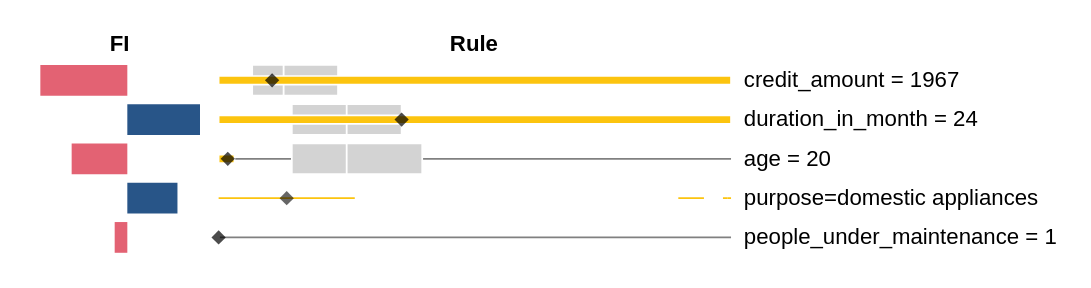

Source (notebook cell):
### Code cell
rules_only = plot_rules(df_v, only_rules=True)
rules_only

### Figure 1 — Vega-Lite specification as saved in the notebook (floating-point values rounded to 4 significant figures)
{"config": {"view": {"continuousWidth": 400, "continuousHeight": 300, "stroke": "lightgray", "strokeWidth": 0}, "axis": {"grid": false}, "axisX": {"disable": true}, "axisY": {"domain": false, "ticks": false}, "concat": {"spacing": 3}, "padding": 20, "title": {"anchor": "middle", "fontWeight": "bold"}}, "hconcat": [{"vconcat": [{"data": {"name": "data-1c740ab2e40cf15eb4677d820a5fadc8"}, "mark": "bar", "encoding": {"color": {"condition": {"value": "#285588", "test": "datum.feature_importance > 0"}, "value": "#E36273"}, "tooltip": [{"field": "name"}, {"field": "feature_importance"}], "x": {"field": "feature_importance", "title": null, "type": "quantitative"}, "y": {"axis": null, "field": "name", "title": null, "type": "nominal"}}, "height": 20, "width": 100}, {"data": {"name": "data-0950184bba26bbf76c2f9f4122c2796f"}, "mark": "bar", "encoding": {"color": {"condition": {"value": "#285588", "test": "datum.feature_importance > 0"}, "value": "#E36273"}, "tooltip": [{"field": "name"}, {"field": "feature_importance"}], "x": {"field": "feature_importance", "title": null, "type": "quantitative"}, "y": {"axis": null, "field": "name", "title": null, "type": "nominal"}}, "height": 20, "width": 100}, {"data": {"name": "data-82c840c4623d39f99fc83b4b2844659a"}, "mark": "bar", "encoding": {"color": {"condition": {"value": "#285588", "test": "datum.feature_importance > 0"}, "value": "#E36273"}, "tooltip": [{"field": "name"}, {"field": "feature_importance"}], "x": {"field": "feature_importance", "title": null, "type": "quantitative"}, "y": {"axis": null, "field": "name", "title": null, "type": "nominal"}}, "height": 20, "width": 100}, {"data": {"name": "data-d14e739a3c774ec10ae1228a213c0d3d"}, "mark": "bar", "encoding": {"color": {"condition": {"value": "#285588", "test": "datum.feature_importance > 0"}, "value": "#E36273"}, "tooltip": [{"field": "name"}, {"field": "feature_importance"}], "x": {"field": "feature_importance", "title": null, "type": "quantitative"}, "y": {"axis": null, "field": "name", "title": null, "type": "nominal"}}, "height": 20, "width": 100}, {"data": {"name": "data-e24a9eac64366954abfed077e27a545b"}, "mark": "bar", "encoding": {"color": {"condition": {"value": "#285588", "test": "datum.feature_importance > 0"}, "value": "#E36273"}, "tooltip": [{"field": "name"}, {"field": "feature_importance"}], "x": {"field": "feature_importance", "title": null, "type": "quantitative"}, "y": {"axis": null, "field": "name", "title": null, "type": "nominal"}}, "height": 20, "width": 100}], "resolve": {"scale": {"x": "shared"}}, "title": "FI"}, {"vconcat": [{"layer": [{"mark": {"type": "bar", "color": "grey", "size": 1}, "encoding": {"x": {"field": "min", "scale": {"clamp": true, "domain": [338.0, 15940.0], "nice": false}, "title": null, "type": "quantitative"}, "x2": {"field": "max"}, "y": {"axis": {"labels": false, "ticks": false}, "field": "name", "title": null, "type": "nominal"}}}, {"mark": {"type": "bar", "color": "lightgrey", "size": 18, "stroke": "white"}, "encoding": {"x": {"field": "q1", "scale": {"clamp": true, "domain": [338.0, 15940.0], "nice": false}, "title": null, "type": "quantitative"}, "x2": {"field": "median"}}}, {"mark": {"type": "bar", "color": "lightgrey", "size": 18, "stroke": "white"}, "encoding": {"x": {"field": "median", "scale": {"clamp": true, "domain": [338.0, 15940.0], "nice": false}, "title": null, "type": "quantitative"}, "x2": {"field": "q3"}}}, {"mark": {"type": "bar", "color": "#fcc40f", "size": 5, "stroke": "white"}, "encoding": {"x": {"field": "thr", "title": null, "type": "quantitative"}, "x2": {"field": "thr2"}, "y": {"field": "name", "title": null, "type": "nominal"}}}, {"mark": {"type": "point", "color": "black", "filled": true, "shape": "diamond", "size": 70}, "encoding": {"tooltip": [{"field": "inst", "title": "credit_amount"}], "x": {"field": "inst", "scale": {"clamp": true, "domain": [338.0, 15940.0], "nice": false}, "title": null, "type": "quantitative"}}}], "data": {"name": "data-1c740ab2e40cf15eb4677d820a5fadc8"}, "height": 20, "width": 300}, {"layer": [{"mark": {"type": "bar", "color": "grey", "size": 1}, "encoding": {"x": {"field": "min", "scale": {"clamp": true, "domain": [4.0, 60.0], "nice": false}, "title": null, "type": "quantitative"}, "x2": {"field": "max"}, "y": {"axis": {"labels": false, "ticks": false}, "field": "name", "title": null, "type": "nominal"}}}, {"mark": {"type": "bar", "color": "lightgrey", "size": 18, "stroke": "white"}, "encoding": {"x": {"field": "q1", "scale": {"clamp": true, "domain": [4.0, 60.0], "nice": false}, "title": null, "type": "quantitative"}, "x2": {"field": "median"}}}, {"mark": {"type": "bar", "color": "lightgrey", "size": 18, "stroke": "white"}, "encoding": {"x": {"field": "median", "scale": {"clamp": true, "domain": [4.0, 60.0], "nice": false}, "title": null, "type": "quantitative"}, "x2": {"field": "q3"}}}, {"mark": {"type": "bar", "color": "#fcc40f", "size": 5, "stroke": "white"}, "encoding": {"x": {"field": "thr", "title": null, "type": "quantitative"}, "x2": {"field": "thr2"}, "y": {"field": "name", "title": null, "type": "nominal"}}}, {"mark": {"type": "point", "color": "black", "filled": true, "shape": "diamond", "size": 70}, "encoding": {"tooltip": [{"field": "inst", "title": "duration_in_month"}], "x": {"field": "inst", "scale": {"clamp": true, "domain": [4.0, 60.0], "nice": false}, "title": null, "type": "quantitative"}}}], "data": {"name": "data-0950184bba26bbf76c2f9f4122c2796f"}, "height": 20, "width": 300}, {"layer": [{"mark": {"type": "bar", "color": "grey", "size": 1}, "encoding": {"x": {"field": "min", "scale": {"clamp": true, "domain": [19.0, 75.0], "nice": false}, "title": null, "type": "quantitative"}, "x2": {"field": "max"}, "y": {"axis": {"labels": false, "ticks": false}, "field": "name", "title": null, "type": "nominal"}}}, {"mark": {"type": "bar", "color": "lightgrey", "size": 18, "stroke": "white"}, "encoding": {"x": {"field": "q1", "scale": {"clamp": true, "domain": [19.0, 75.0], "nice": false}, "title": null, "type": "quantitative"}, "x2": {"field": "median"}}}, {"mark": {"type": "bar", "color": "lightgrey", "size": 18, "stroke": "white"}, "encoding": {"x": {"field": "median", "scale": {"clamp": true, "domain": [19.0, 75.0], "nice": false}, "title": null, "type": "quantitative"}, "x2": {"field": "q3"}}}, {"mark": {"type": "bar", "color": "#fcc40f", "size": 5, "stroke": "white"}, "encoding": {"x": {"field": "thr", "title": null, "type": "quantitative"}, "x2": {"field": "thr2"}, "y": {"field": "name", "title": null, "type": "nominal"}}}, {"mark": {"type": "point", "color": "black", "filled": true, "shape": "diamond", "size": 70}, "encoding": {"tooltip": [{"field": "inst", "title": "age"}], "x": {"field": "inst", "scale": {"clamp": true, "domain": [19.0, 75.0], "nice": false}, "title": null, "type": "quantitative"}}}], "data": {"name": "data-82c840c4623d39f99fc83b4b2844659a"}, "height": 20, "width": 300}, {"layer": [{"mark": {"type": "bar", "color": "lightgrey", "stroke": "white"}, "encoding": {"tooltip": [{"field": "category", "title": "purpose"}, {"field": "count"}], "x": {"field": "count_start", "type": "quantitative"}, "x2": {"field": "count_end"}}, "transform": [{"groupby": ["rname"], "stack": "count", "sort": [{"field": "count", "order": "descending"}], "as": ["count_start", "count_end"]}, {"calculate": "(datum.count_start+datum.count_end)/2", "as": "midStack"}]}, {"mark": {"type": "bar", "stroke": "#fcc40f"}, "encoding": {"color": {"condition": {"value": "#fcc40f", "test": "datum.is_continuous && datum.inst==1"}, "value": "white"}, "opacity": {"condition": {"value": 1, "test": "datum.is_continuous"}, "value": 0.0001}, "tooltip": [{"field": "category", "title": "purpose"}, {"field": "count"}], "x": {"field": "count_start", "type": "quantitative"}, "x2": {"field": "count_end"}}, "transform": [{"groupby": ["rname"], "stack": "count", "sort": [{"field": "count", "order": "descending"}], "as": ["count_start", "count_end"]}, {"calculate": "(datum.count_start+datum.count_end)/2", "as": "midStack"}]}, {"mark": {"type": "point", "color": "black", "filled": true, "shape": "diamond", "size": 70}, "encoding": {"opacity": {"condition": {"value": 0.6, "test": "datum.inst==1"}, "value": 0}, "x": {"field": "midStack", "title": null, "type": "quantitative"}, "y": {"axis": null, "field": "rname", "type": "nominal"}}, "transform": [{"groupby": ["rname"], "stack": "count", "sort": [{"field": "count", "order": "descending"}], "as": ["count_start", "count_end"]}, {"calculate": "(datum.count_start+datum.count_end)/2", "as": "midStack"}]}], "data": {"name": "data-de40145aa238523d69297a56a1de36a6"}, "height": 20, "width": 300}, {"layer": [{"mark": {"type": "bar", "color": "grey", "size": 1}, "encoding": {"x": {"field": "min", "scale": {"clamp": true, "domain": [1.0, 2.0], "nice": false}, "title": null, "type": "quantitative"}, "x2": {"field": "max"}, "y": {"axis": {"labels": false, "ticks": false}, "field": "name", "title": null, "type": "nominal"}}}, {"mark": {"type": "bar", "color": "lightgrey", "size": 18, "stroke": "white"}, "encoding": {"x": {"field": "q1", "scale": {"clamp": true, "domain": [1.0, 2.0], "nice": false}, "title": null, "type": "quantitative"}, "x2": {"field": "median"}}}, {"mark": {"type": "bar", "color": "lightgrey", "size": 18, "stroke": "white"}, "encoding": {"x": {"field": "median", "scale": {"clamp": true, "domain": [1.0, 2.0], "nice": false}, "title": null, "type": "quantitative"}, "x2": {"field": "q3"}}}, {"mark": {"type": "bar", "color": "#fcc40f", "size": 5, "stroke": "white"}, "encoding": {"x": {"field": "thr", "title": null, "type": "quantitative"}, "x2": {"field": "thr2"}, "y": {"field": "name", "title": null, "type": "nominal"}}}, {"mark": {"type": "point", "color": "black", "filled": true, "shape": "diamond", "size": 70}, "encoding": {"tooltip": [{"field": "inst", "title": "people_under_maintenance"}], "x": {"field": "inst", "scale": {"clamp": true, "domain": [1.0, 2.0], "nice": false}, "title": null, "type": "quantitative"}}}], "data": {"name": "data-e24a9eac64366954abfed077e27a545b"}, "height": 20, "width": 300}], "title": "Rule"}, {"vconcat": [{"data": {"name": "data-1c740ab2e40cf15eb4677d820a5fadc8"}, "mark": {"type": "text", "align": "left", "color": "black", "dx": -50, "fontSize": 13}, "encoding": {"text": {"field": "label", "title": null, "type": "nominal"}}, "height": 20, "transform": [{"calculate": "datum.type=='categorical' ? datum.name : datum.name +' = '+ datum.inst", "as": "label"}], "width": 101}, {"data": {"name": "data-0950184bba26bbf76c2f9f4122c2796f"}, "mark": {"type": "text", "align": "left", "color": "black", "dx": -50, "fontSize": 13}, "encoding": {"text": {"field": "label", "title": null, "type": "nominal"}}, "height": 20, "transform": [{"calculate": "datum.type=='categorical' ? datum.name : datum.name +' = '+ datum.inst", "as": "label"}], "width": 101}, {"data": {"name": "data-82c840c4623d39f99fc83b4b2844659a"}, "mark": {"type": "text", "align": "left", "color": "black", "dx": -50, "fontSize": 13}, "encoding": {"text": {"field": "label", "title": null, "type": "nominal"}}, "height": 20, "transform": [{"calculate": "datum.type=='categorical' ? datum.name : datum.name +' = '+ datum.inst", "as": "label"}], "width": 101}, {"data": {"name": "data-d14e739a3c774ec10ae1228a213c0d3d"}, "mark": {"type": "text", "align": "left", "color": "black", "dx": -50, "fontSize": 13}, "encoding": {"text": {"field": "label", "title": null, "type": "nominal"}}, "height": 20, "transform": [{"calculate": "datum.type=='categorical' ? datum.name : datum.name +' = '+ datum.inst", "as": "label"}], "width": 101}, {"data": {"name": "data-e24a9eac64366954abfed077e27a545b"}, "mark": {"type": "text", "align": "left", "color": "black", "dx": -50, "fontSize": 13}, "encoding": {"text": {"field": "label", "title": null, "type": "nominal"}}, "height": 20, "transform": [{"calculate": "datum.type=='categorical' ? datum.name : datum.name +' = '+ datum.inst", "as": "label"}], "width": 101}]}], "$schema": "https://vega.github.io/schema/vega-lite/v4.17.0.json", "datasets": {"data-1c740ab2e40cf15eb4677d820a5fadc8": [{"type": "numeric", "name": "credit_amount", "rname": "credit_amount", "min": 338.0, "max": 15940.0, "q1": 1361.0, "median": 2320.0, "q3": 3974.0, "mean": 3201.0, "std": 2675.0, "feature_importance": -0.0112, "category": null, "count": null, "inst": 1967, "op": ">", "thr": -439.6, "is_continuous": true, "thr2": 15940.0}], "data-0950184bba26bbf76c2f9f4122c2796f": [{"type": "numeric", "name": "duration_in_month", "rname": "duration_in_month", "min": 4.0, "max": 60.0, "q1": 12.0, "median": 18.0, "q3": 24.0, "mean": 20.77, "std": 11.96, "feature_importance": 0.009361, "category": null, "count": null, "inst": 24, "op": ">", "thr": -1.941, "is_continuous": true, "thr2": 60.0}], "data-82c840c4623d39f99fc83b4b2844659a": [{"type": "numeric", "name": "age", "rname": "age", "min": 19.0, "max": 75.0, "q1": 27.0, "median": 33.0, "q3": 41.25, "mean": 35.47, "std": 10.95, "feature_importance": -0.00717, "category": null, "count": null, "inst": 20, "op": "<=", "thr": 20.73, "is_continuous": true, "thr2": 19.0}], "data-d14e739a3c774ec10ae1228a213c0d3d": [{"type": "categorical", "name": "purpose=domestic appliances", "rname": "purpose", "min": null, "max": null, "q1": null, "median": null, "q3": null, "mean": null, "std": null, "feature_importance": 0.006458, "category": "domestic appliances", "count": 186.0, "inst": 1, "op": "<=", "thr": 1.015, "is_continuous": true, "thr2": null}], "data-e24a9eac64366954abfed077e27a545b": [{"type": "numeric", "name": "people_under_maintenance", "rname": "people_under_maintenance", "min": 1.0, "max": 2.0, "q1": 1.0, "median": 1.0, "q3": 1.0, "mean": 1.159, "std": 0.3655, "feature_importance": -0.001628, "category": null, "count": null, "inst": 1, "op": "<=", "thr": -0.0132, "is_continuous": true, "thr2": 1.0}], "data-de40145aa238523d69297a56a1de36a6": [{"type": "categorical", "name": "purpose=car (new)", "rname": "purpose", "min": null, "max": null, "q1": null, "median": null, "q3": null, "mean": null, "std": null, "feature_importance": -0.0133, "category": "car (new)", "count": 171.0, "inst": 0, "op": null, "thr": null, "is_continuous": null, "thr2": null}, {"type": "categorical", "name": "purpose=radio/television", "rname": "purpose", "min": null, "max": null, "q1": null, "median": null, "q3": null, "mean": null, "std": null, "feature_importance": 0.0102, "category": "radio/television", "count": 126.0, "inst": 0, "op": null, "thr": null, "is_continuous": null, "thr2": null}, {"type": "categorical", "name": "purpose=domestic appliances", "rname": "purpose", "min": null, "max": null, "q1": null, "median": null, "q3": null, "mean": null, "std": null, "feature_importance": 0.006458, "category": "domestic appliances", "count": 186.0, "inst": 1, "op": "<=", "thr": 1.015, "is_continuous": true, "thr2": null}, {"type": "categorical", "name": "purpose=(vacation - does not exist?)", "rname": "purpose", "min": null, "max": null, "q1": null, "median": null, "q3": null, "mean": null, "std": null, "feature_importance": -0.005346, "category": "(vacation - does not exist?)", "count": 35.0, "inst": 0, "op": "<=", "thr": 0.4623, "is_continuous": true, "thr2": null}, {"type": "categorical", "name": "purpose=business", "rname": "purpose", "min": null, "max": null, "q1": null, "median": null, "q3": null, "mean": null, "std": null, "feature_importance": -0.001598, "category": "business", "count": 69.0, "inst": 0, "op": null, "thr": null, "is_continuous": null, "thr2": null}, {"type": "categorical", "name": "purpose=car (used)", "rname": "purpose", "min": null, "max": null, "q1": null, "median": null, "q3": null, "mean": null, "std": null, "feature_importance": 0.0003373, "category": "car (used)", "count": 76.0, "inst": 0, "op": null, "thr": null, "is_continuous": null, "thr2": null}, {"type": "categorical", "name": "purpose=education", "rname": "purpose", "min": null, "max": null, "q1": null, "median": null, "q3": null, "mean": null, "std": null, "feature_importance": 0.000193, "category": "education", "count": 16.0, "inst": 0, "op": null, "thr": null, "is_continuous": null, "thr2": null}, {"type": "categorical", "name": "purpose=repairs", "rname": "purpose", "min": null, "max": null, "q1": null, "median": null, "q3": null, "mean": null, "std": null, "feature_importance": 9.141e-05, "category": "repairs", "count": 10.0, "inst": 0, "op": null, "thr": null, "is_continuous": null, "thr2": null}, {"type": "categorical", "name": "purpose=furniture/equipment", "rname": "purpose", "min": null, "max": null, "q1": null, "median": null, "q3": null, "mean": null, "std": null, "feature_importance": 3.433e-05, "category": "furniture/equipment", "count": 6.0, "inst": 0, "op": "<=", "thr": 0.1837, "is_continuous": true, "thr2": null}, {"type": "categorical", "name": "purpose=retraining", "rname": "purpose", "min": null, "max": null, "q1": null, "median": null, "q3": null, "mean": null, "std": null, "feature_importance": 1.882e-05, "category": "retraining", "count": 5.0, "inst": 0, "op": "<=", "thr": 0.1152, "is_continuous": true, "thr2": null}]}}
